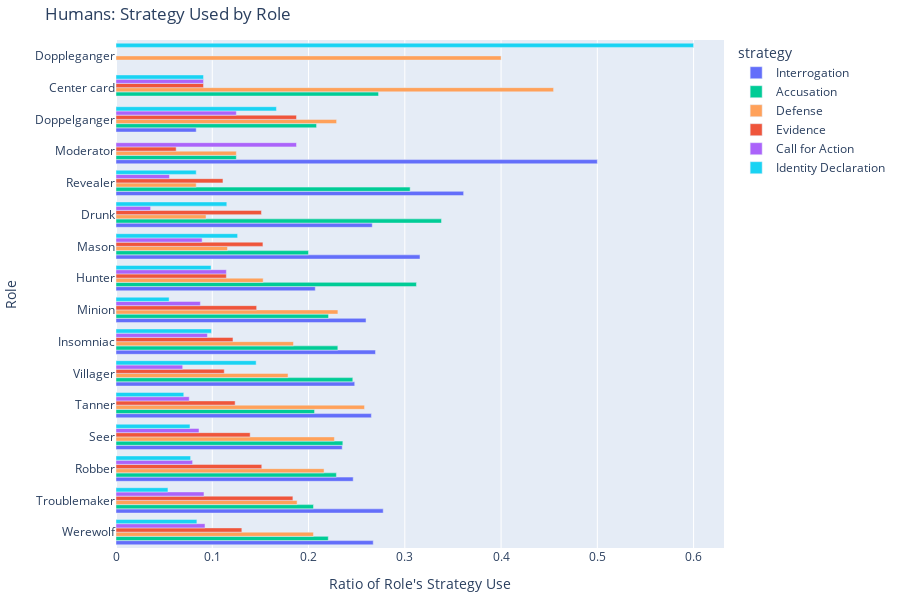

Write notebook code for a chart like this one.
### Code cell
#| label: fig-stratbyrole-hum

## Strategy used by player role bar plot
hum_strats = hum_text_df[["strategy", "end_role"]].explode("strategy").value_counts().reset_index()
hum_strats = hum_strats[hum_strats["strategy"] != "No Strategy"] # Don't include no strat
hum_strats["count"] = hum_strats.groupby("end_role")["count"].transform(lambda x: x/x.sum()) # Make scaled by total strategy use per role

fig = px.bar(hum_strats, y="end_role", x="count", color="strategy", barmode="group")
fig.update_layout(xaxis_title="Ratio of Role's Strategy Use", yaxis_title="Role", title="Humans: Strategy Used by Role", height=600)
fig.show()

### Figure 1 — Plotly figure (JSON) as saved in the notebook; plotly's stock layout.template omitted (floating-point values rounded to 4 significant figures)
{"data": [{"alignmentgroup": "True", "hovertemplate": "strategy=Interrogation<br>count=%{x}<br>end_role=%{y}<extra></extra>", "legendgroup": "Interrogation", "marker": {"color": "#636EFA", "pattern": {"shape": ""}}, "name": "Interrogation", "offsetgroup": "Interrogation", "orientation": "h", "showlegend": true, "textposition": "auto", "type": "bar", "x": [0.2672, 0.2776, 0.2464, 0.235, 0.2653, 0.248, 0.2696, 0.2597, 0.207, 0.3158, 0.2662, 0.3611, 0.5, 0.08333], "xaxis": "x", "y": ["Werewolf", "Troublemaker", "Robber", "Seer", "Tanner", "Villager", "Insomniac", "Minion", "Hunter", "Mason", "Drunk", "Revealer", "Moderator", "Doppelganger"], "yaxis": "y"}, {"alignmentgroup": "True", "hovertemplate": "strategy=Accusation<br>count=%{x}<br>end_role=%{y}<extra></extra>", "legendgroup": "Accusation", "marker": {"color": "#00CC96", "pattern": {"shape": ""}}, "name": "Accusation", "offsetgroup": "Accusation", "orientation": "h", "showlegend": true, "textposition": "auto", "type": "bar", "x": [0.2205, 0.229, 0.2052, 0.2356, 0.2063, 0.246, 0.2304, 0.3121, 0.2208, 0.3381, 0.2, 0.3056, 0.2083, 0.2727, 0.125], "xaxis": "x", "y": ["Werewolf", "Robber", "Troublemaker", "Seer", "Tanner", "Villager", "Insomniac", "Hunter", "Minion", "Drunk", "Mason", "Revealer", "Doppelganger", "Center card", "Moderator"], "yaxis": "y"}, {"alignmentgroup": "True", "hovertemplate": "strategy=Defense<br>count=%{x}<br>end_role=%{y}<extra></extra>", "legendgroup": "Defense", "marker": {"color": "#FFA15A", "pattern": {"shape": ""}}, "name": "Defense", "offsetgroup": "Defense", "orientation": "h", "showlegend": true, "textposition": "auto", "type": "bar", "x": [0.2051, 0.2161, 0.1881, 0.2582, 0.2269, 0.1787, 0.1844, 0.2305, 0.1529, 0.1158, 0.09353, 0.2292, 0.4545, 0.08333, 0.125, 0.4], "xaxis": "x", "y": ["Werewolf", "Robber", "Troublemaker", "Tanner", "Seer", "Villager", "Insomniac", "Minion", "Hunter", "Mason", "Drunk", "Doppelganger", "Center card", "Revealer", "Moderator", "Doppleganger"], "yaxis": "y"}, {"alignmentgroup": "True", "hovertemplate": "strategy=Evidence<br>count=%{x}<br>end_role=%{y}<extra></extra>", "legendgroup": "Evidence", "marker": {"color": "#EF553B", "pattern": {"shape": ""}}, "name": "Evidence", "offsetgroup": "Evidence", "orientation": "h", "showlegend": true, "textposition": "auto", "type": "bar", "x": [0.1307, 0.1838, 0.1514, 0.1394, 0.1238, 0.1124, 0.1215, 0.1461, 0.1146, 0.1526, 0.1511, 0.1875, 0.1111, 0.09091, 0.0625], "xaxis": "x", "y": ["Werewolf", "Troublemaker", "Robber", "Seer", "Tanner", "Villager", "Insomniac", "Minion", "Hunter", "Mason", "Drunk", "Doppelganger", "Revealer", "Center card", "Moderator"], "yaxis": "y"}, {"alignmentgroup": "True", "hovertemplate": "strategy=Call for Action<br>count=%{x}<br>end_role=%{y}<extra></extra>", "legendgroup": "Call for Action", "marker": {"color": "#AB63FA", "pattern": {"shape": ""}}, "name": "Call for Action", "offsetgroup": "Call for Action", "orientation": "h", "showlegend": true, "textposition": "auto", "type": "bar", "x": [0.09244, 0.0914, 0.07957, 0.08625, 0.0761, 0.06928, 0.09497, 0.1146, 0.08766, 0.08947, 0.125, 0.03597, 0.1875, 0.05556, 0.09091], "xaxis": "x", "y": ["Werewolf", "Troublemaker", "Robber", "Seer", "Tanner", "Villager", "Insomniac", "Hunter", "Minion", "Mason", "Doppelganger", "Drunk", "Moderator", "Revealer", "Center card"], "yaxis": "y"}, {"alignmentgroup": "True", "hovertemplate": "strategy=Identity Declaration<br>count=%{x}<br>end_role=%{y}<extra></extra>", "legendgroup": "Identity Declaration", "marker": {"color": "#19D3F3", "pattern": {"shape": ""}}, "name": "Identity Declaration", "offsetgroup": "Identity Declaration", "orientation": "h", "showlegend": true, "textposition": "auto", "type": "bar", "x": [0.08402, 0.07752, 0.1456, 0.07687, 0.05396, 0.07041, 0.09916, 0.09873, 0.1263, 0.05519, 0.1151, 0.1667, 0.08333, 0.6, 0.09091], "xaxis": "x", "y": ["Werewolf", "Robber", "Villager", "Seer", "Troublemaker", "Tanner", "Insomniac", "Hunter", "Mason", "Minion", "Drunk", "Doppelganger", "Revealer", "Doppleganger", "Center card"], "yaxis": "y"}], "layout": {"barmode": "group", "height": 600, "legend": {"title": {"text": "strategy"}, "tracegroupgap": 0}, "title": {"text": "Humans: Strategy Used by Role"}, "xaxis": {"anchor": "y", "domain": [0, 1], "title": {"text": "Ratio of Role's Strategy Use"}}, "yaxis": {"anchor": "x", "domain": [0, 1], "title": {"text": "Role"}}}}
